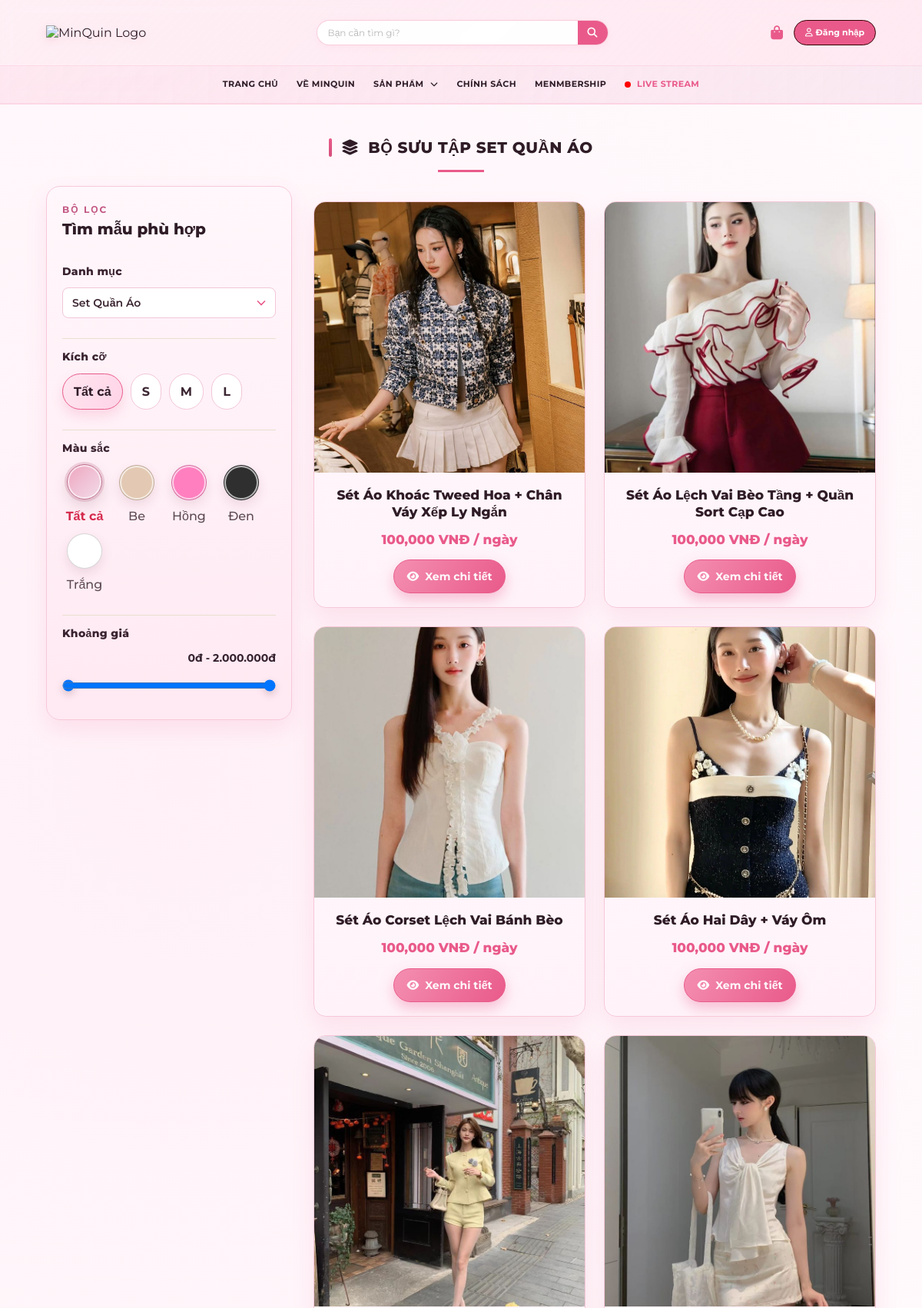
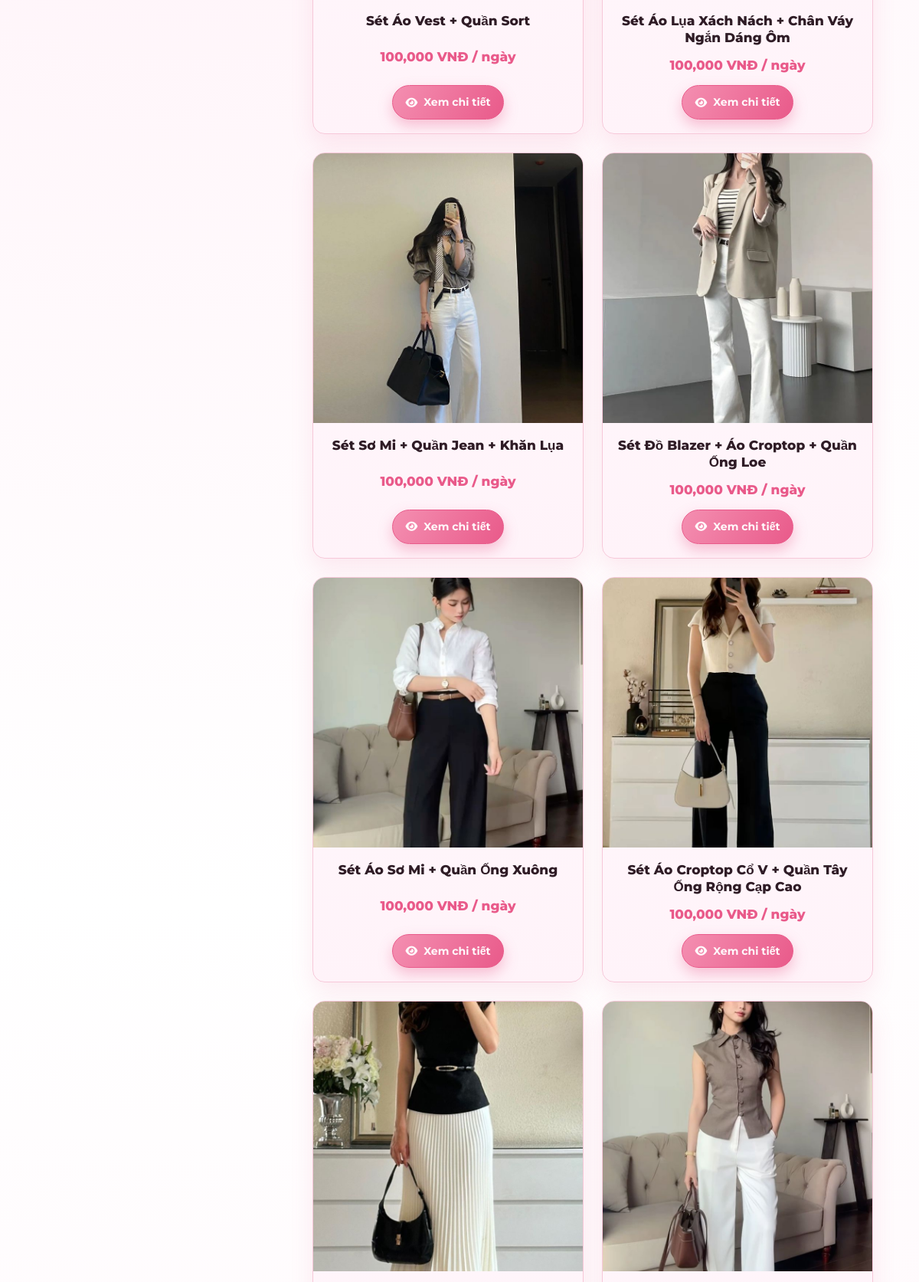
Page /set_quan_ao.php (upper part) on the committed database (2 pictures, top to bottom).
### tables this page shows
CREATE TABLE products (
    id INT AUTO_INCREMENT PRIMARY KEY,
    category_id INT,
    name VARCHAR(255) NOT NULL,
    price INT NOT NULL DEFAULT 0,
    image VARCHAR(255),
    description TEXT NULL,
    material VARCHAR(255) NULL,
    care VARCHAR(255) NULL,
    condition_note VARCHAR(255) NULL,
    deposit INT NULL,
    short_note VARCHAR(255) NULL,
    created_at TIMESTAMP DEFAULT CURRENT_TIMESTAMP,
    FOREIGN KEY (category_id) REFERENCES categories(id) ON DELETE SET NULL
);

### set_quan_ao.php (the view, shortened to what this page needs)
<?php
include 'header.php';
$category_id = isset($_GET['category']) && is_numeric($_GET['category']) ? (int)$_GET['category'] : 3;
$categoryStmt = $conn->prepare("SELECT id, name FROM categories ORDER BY id ASC");
$categoryStmt->execute();
$categories = $categoryStmt->fetchAll(PDO::FETCH_ASSOC);
$size = isset($_GET['size']) ? trim($_GET['size']) : '';
$color = isset($_GET['color']) ? trim($_GET['color']) : '';
$min_price = isset($_GET['min_price']) && $_GET['min_price'] !== '' ? (int)$_GET['min_price'] : '';
$max_price = isset($_GET['max_price']) && $_GET['max_price'] !== '' ? (int)$_GET['max_price'] : '';
$optStmt = $conn->prepare("SELECT DISTINCT pv.size, pv.color FROM product_variants pv JOIN products p ON p.id = pv.product_id WHERE p.category_id = ? AND pv.stock > 0");
$optStmt->execute([$category_id]);
$sizes = [];
$colors = [];
while ($opt = $optStmt->fetch(PDO::FETCH_ASSOC)) {
    if (!empty($opt['size']) && !in_array($opt['size'], $sizes)) {
        $sizes[] = $opt['size'];
    }
    if (!empty($opt['color']) && !in_array($opt['color'], $colors)) {
        $colors[] = $opt['color'];
    }
}
$sql = "SELECT p.* FROM products p JOIN product_variants pv ON pv.product_id = p.id WHERE p.category_id = ? AND pv.stock > 0";
$params = [$category_id];
$sql .= " GROUP BY p.id";
$limit = 15;
$page = isset($_GET['page']) && is_numeric($_GET['page']) ? (int)$_GET['page'] : 1;
$offset = ($page - 1) * $limit;
$sql .= " ORDER BY p.id DESC LIMIT $limit OFFSET $offset";
$stmt = $conn->prepare($sql);
$stmt->execute($params);
$products = $stmt->fetchAll(PDO::FETCH_ASSOC);
?>
<div class="container" style="padding: 40px 5%; min-height: 60vh;">
    <div class="section-heading">
        <h2 class="section-title"><i class="fa-solid fa-layer-group"></i> Bộ Sưu Tập Set Quần Áo</h2>
    </div>
    <div class="catalog-layout">
        <div class="filter-card">
            <div class="filter-header">
                <div class="filter-eyebrow">Bộ lọc</div>
                <div class="filter-title">Tìm mẫu phù hợp</div>
            </div>
            <form class="filter-form auto-filter-form" method="get">
                <div class="filter-section">
                    <h4>Danh mục</h4>
                    <select name="category" class="filter-select" onchange="document.querySelector('.auto-filter-form').submit();">
                        <?php foreach ($categories as $cat): ?>
                            <option value="<?= htmlspecialchars($cat['id']); ?>" <?= $category_id === (int)$cat['id'] ? 'selected' : ''; ?>>
                                <?= htmlspecialchars($cat['name']); ?>
                            </option>
                        <?php endforeach; ?>
                    </select>
                </div>
                <div class="filter-section">
                    <h4>Kích cỡ</h4>
                    <div class="pill-options">
                        <label class="pill-btn <?= $size === '' ? 'active' : ''; ?>">
                            <span class="pill-content">Tất cả</span>
                        </label>
                        <?php foreach ($sizes as $s): ?>
                            <label class="pill-btn <?= $size === $s ? 'active' : ''; ?>">
                                <span class="pill-content"><?= htmlspecialchars($s); ?></span>
                            </label>
                        <?php endforeach; ?>
                    </div>
                </div>
                <div class="filter-section">
                    <h4>Màu sắc</h4>
                    <?php
                        $colorSwatches = [
                            'Đỏ' => '#d32f2f',
                            'Hồng' => '#ff7fbf',
                            'Đen' => '#2f2f2f',
                            'Be' => '#e3c9b3',
                            'Trắng' => '#ffffff'
                        ];
                    ?>
                    <div class="pill-options">
                        <label class="pill-btn <?= $color === '' ? 'active' : ''; ?> color-chip">
                            <span class="pill-content"><span class="color-swatch" style="background: linear-gradient(135deg, #eea5bf 0%, #f2dde9 100%); border: 1px solid #f0c0d5;"></span><span>Tất cả</span></span>
                        </label>
                        <?php foreach ($colors as $c): ?>
                            <?php $swatch = isset($colorSwatches[$c]) ? $colorSwatches[$c] : '#f0c0d5'; ?>
                            <label class="pill-btn <?= $color === $c ? 'active' : ''; ?> color-chip">
                                <span class="pill-content"><span class="color-swatch" style="background: <?= $swatch; ?>; border: 1px solid rgba(0,0,0,0.16);"></span><span><?= htmlspecialchars($c); ?></span></span>
                            </label>
                        <?php endforeach; ?>
                    </div>
                </div>
                <div class="filter-section">
                    <h4>Khoảng giá</h4>
                    <div class="price-range">
                        <div class="range-label">
                            <span class="range-value" id="price_range_label"><?= number_format($min_price ?: 0); ?>đ - <?= number_format($max_price ?: 2000000); ?>đ</span>
                        </div>
                        <div class="range-track">
                            <input type="range" name="min_price" id="min_price" min="0" max="2000000" step="50000" value="<?= htmlspecialchars($min_price ?: 0); ?>">
                            <input type="range" name="max_price" id="max_price" min="0" max="2000000" step="50000" value="<?= htmlspecialchars($max_price ?: 2000000); ?>">
                        </div>
                    </div>
                </div>
            </form>
        </div>
        <div>
            <div class="product-grid">
                <?php
                if(count($products) > 0):
                    foreach ($products as $row):
                        $db_img = $row['image'];
                        $filename = basename($db_img);
                        $img_path = 'img/' . $filename;
                ?>
                    <div class="product-card">
                        <a class="product-img-wrapper" href="product_detail.php?id=<?php echo $row['id']; ?>">
                            <img src="<?php echo htmlspecialchars($img_path); ?>"
                                 alt="<?php echo htmlspecialchars($row['name']); ?>">
                        </a>
                        <div class="product-info">
                            <a href="product_detail.php?id=<?php echo $row['id']; ?>">
                                <h3 class="product-name"><?php echo htmlspecialchars($row['name']); ?></h3>
                            </a>
                            <div class="product-price"><?php echo number_format($row['price']); ?> VNĐ / ngày</div>
                            <div class="card-actions">
                                <a href="product_detail.php?id=<?php echo $row['id']; ?>" class="btn-pill primary">
                                    <i class="fa-solid fa-eye"></i> Xem chi tiết
                                </a>
                            </div>
                        </div>
                    </div>
                <?php
                    endforeach;
                endif; ?>
            </div>
        </div>
    </div>
</div>
<?php include 'footer.php'; ?>

### ai_widget/chat.css (style rules this page uses)
:root { --ai-primary: #1a73e8; --ai-primary-hover: #1557b0; --ai-bg: #ffffff; --ai-bg-light: #f1f3f4; --ai-text-main: #202124; --ai-text-sub: #5f6368; --ai-border: #dadce0; --ai-shadow: rgba(0, 0, 0, 0.15); --ai-msg-text-user: #ffffff; }

### rows in the picture
products: image (picture), name "Sét Áo Khoác Tweed Hoa + Chân Váy Xếp Ly Ngắn", price "100,000"
products: image (picture), name "Sét Áo Lệch Vai Bèo Tầng + Quần Sort Cạp Cao", price "100,000"
products: image (picture), name "Sét Áo Corset Lệch Vai Bánh Bèo", price "100,000"
products: image (picture), name "Sét Áo Hai Dây + Váy Ôm", price "100,000"
products: image (picture), name "Sét Áo Vest + Quần Sort", price "100,000"
products: image (picture), name "Sét Áo Lụa Xách Nách + Chân Váy Ngắn Dáng Ôm", price "100,000"
products: image (picture), name "Sét Sơ Mi + Quần Jean + Khăn Lụa", price "100,000"
products: image (picture), name "Sét Đồ Blazer + Áo Croptop + Quần Ống Loe", price "100,000"
products: image (picture), name "Sét Áo Sơ Mi + Quần Ống Xuông", price "100,000"
products: image (picture), name "Sét Áo Croptop Cổ V + Quần Tây Ống Rộng Cạp Cao", price "100,000"
products: image (picture)
products: image (picture)

### other values in the picture
$s "S"
$s "M"
$s "L"
$c "Be"
$c "Hồng"
$c "Đen"
$c "Trắng"
form field category "Set Quần Áo"
